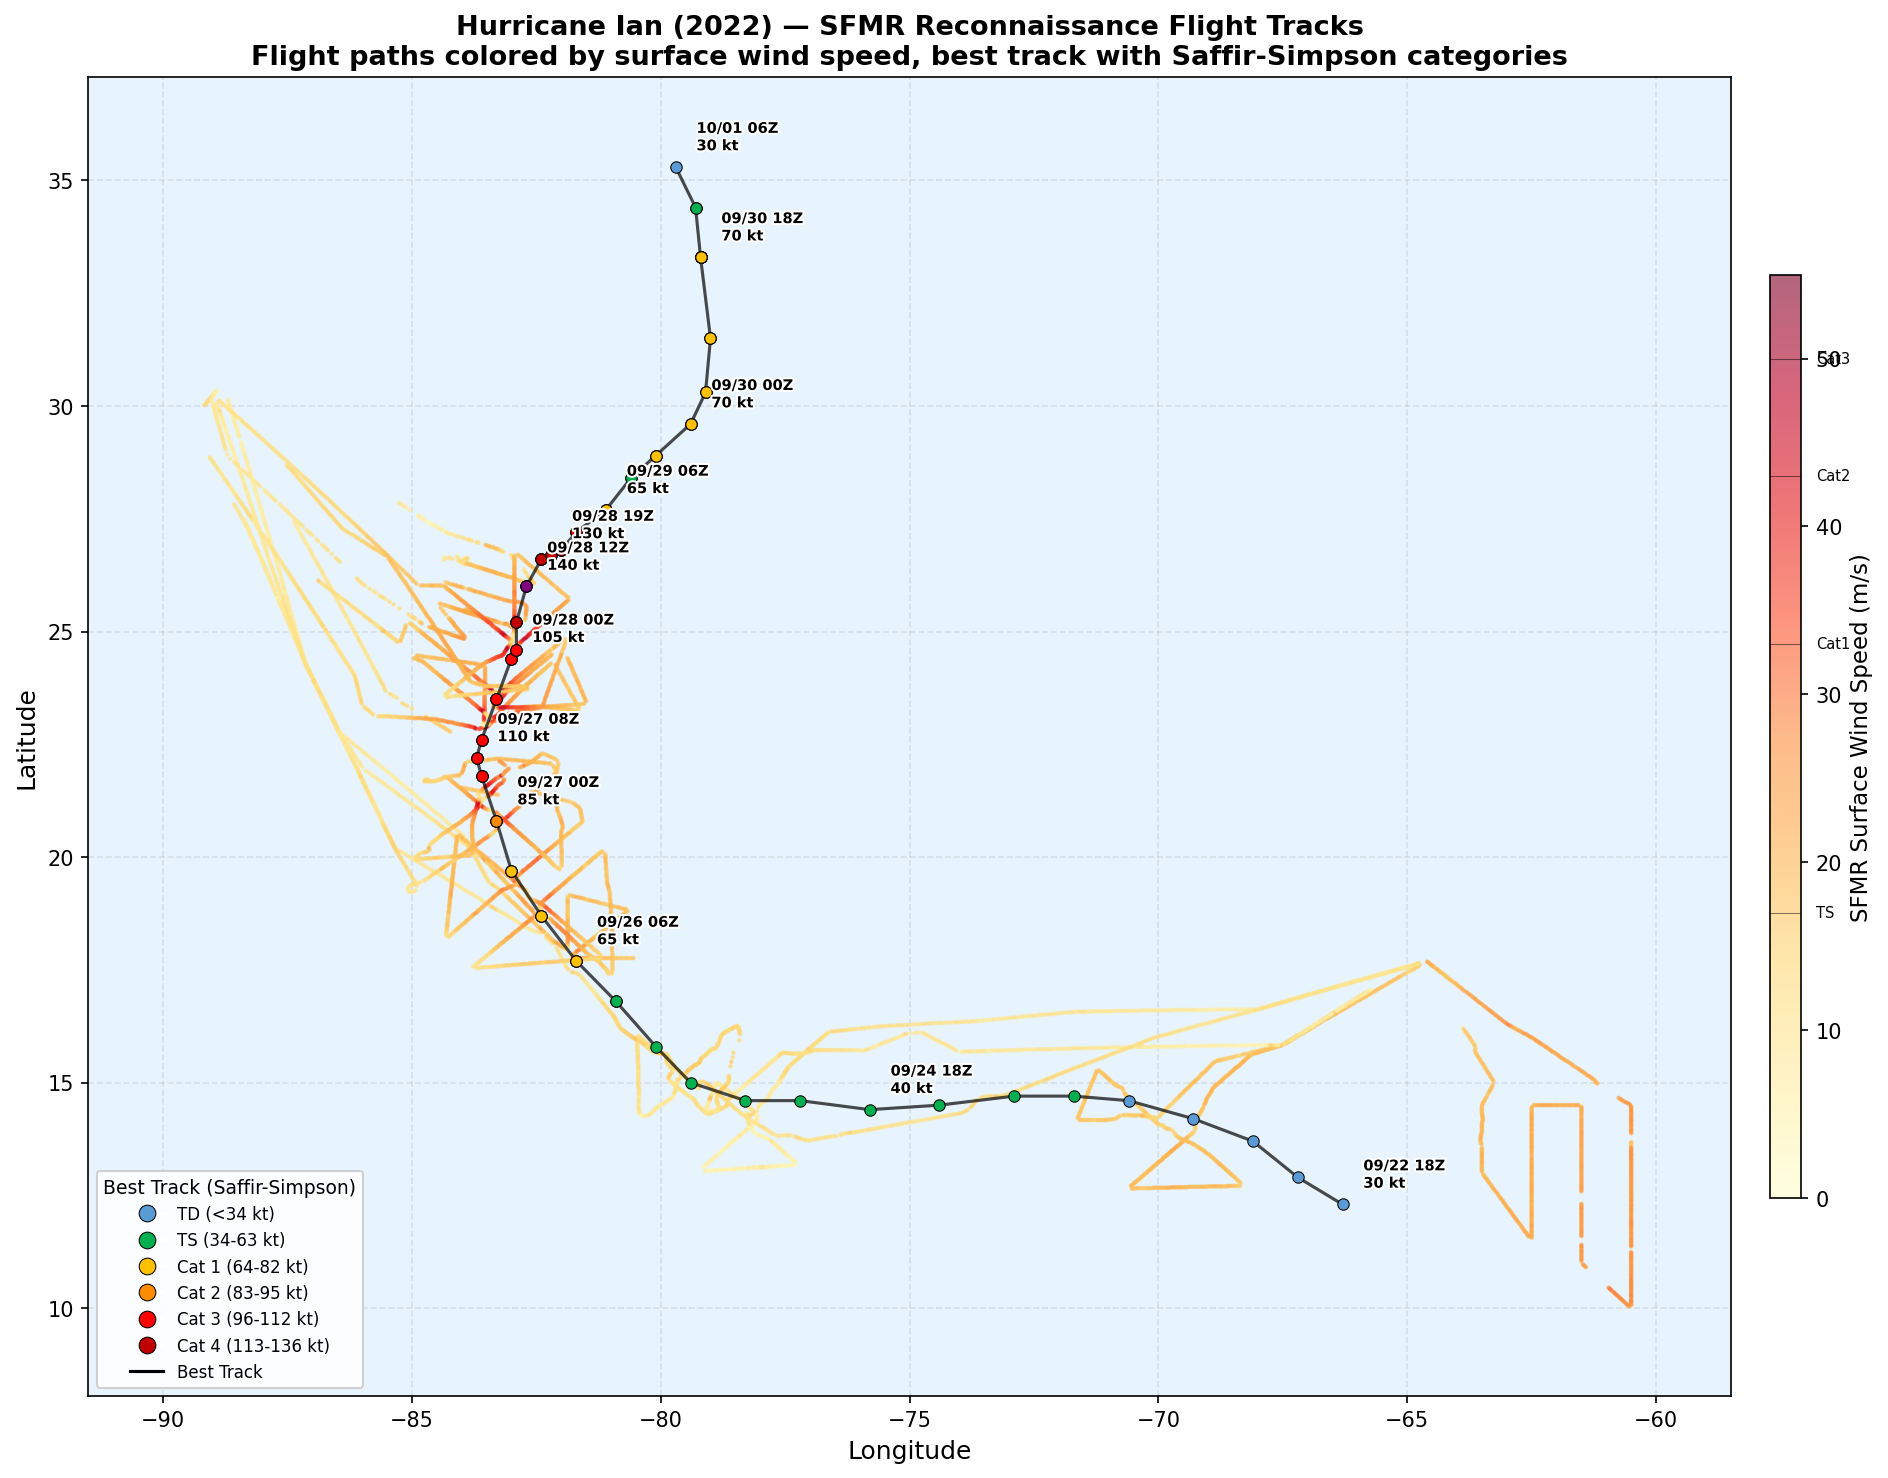

This figure's Python source:
"""Plot SFMR flight tracks for Hurricane Ian (2022) with best track overlay."""

import asyncio
import sys

sys.path.insert(0, "servers/recon-mcp/src")

import matplotlib
matplotlib.use("Agg")
import matplotlib.pyplot as plt
import matplotlib.cm as cm
import matplotlib.patheffects as pe
import numpy as np

from recon_mcp.client import ReconClient
from recon_mcp.utils import (
    cleanup_temp_file,
    parse_atcf_best_track,
    parse_directory_listing,
    parse_sfmr_netcdf,
)
from recon_mcp.tools.sfmr import _decode_sfmr_filename


async def fetch_data():
    """Download best track and SFMR flight data."""
    client = ReconClient()
    try:
        # Fetch best track
        print("Fetching best track for AL092022...")
        bdeck_text = await client.fetch_best_track("al", 9, 2022)
        track = parse_atcf_best_track(bdeck_text)
        print(f"  {len(track)} track points")

        # List SFMR files
        sfmr_url = client.build_sfmr_url(2022, "ian")
        html = await client.list_directory(sfmr_url)
        entries = parse_directory_listing(html)
        nc_files = [e for e in entries if e["filename"].endswith(".nc")]
        print(f"  {len(nc_files)} SFMR files found")

        flights = []
        for entry in nc_files[:10]:
            fname = entry["filename"]
            file_url = sfmr_url + fname
            tmp_path = None
            try:
                print(f"  Downloading {fname}...")
                tmp_path = await client.download_netcdf(file_url)
                sfmr_data = parse_sfmr_netcdf(tmp_path)
                info = _decode_sfmr_filename(fname)

                # Filter out NaN positions
                mask = ~(np.isnan(sfmr_data["lat"]) | np.isnan(sfmr_data["lon"]))
                lats = sfmr_data["lat"][mask]
                lons = sfmr_data["lon"][mask]
                sws = sfmr_data["sws"][mask]

                if len(lats) > 0:
                    date_str = info.get("date", "")
                    if date_str and len(date_str) == 8:
                        label = f"Sep {date_str[6:]} #{info.get('mission_seq', '')}"
                    else:
                        label = fname

                    flights.append({
                        "label": label,
                        "date": date_str,
                        "lat": lats,
                        "lon": lons,
                        "sws": sws,
                        "filename": fname,
                    })
            except Exception as e:
                print(f"    Error: {e}")
            finally:
                cleanup_temp_file(tmp_path)

        return track, flights
    finally:
        await client.close()


def saffir_simpson_color(wind_kt):
    """Return color based on Saffir-Simpson category (wind in knots)."""
    if wind_kt < 34:
        return "#5B9BD5"   # TD - blue
    elif wind_kt < 64:
        return "#00B050"   # TS - green
    elif wind_kt < 83:
        return "#FFC000"   # Cat 1 - yellow
    elif wind_kt < 96:
        return "#FF8C00"   # Cat 2 - orange
    elif wind_kt < 113:
        return "#FF0000"   # Cat 3 - red
    elif wind_kt < 137:
        return "#C00000"   # Cat 4 - dark red
    else:
        return "#800080"   # Cat 5 - purple


def plot_map(track, flights):
    """Create the flight tracks map with best track overlay."""
    fig, ax = plt.subplots(figsize=(14, 10))

    # --- Flight tracks colored by SFMR surface wind speed ---
    # Use a consistent colormap for wind speed across all flights
    vmin, vmax = 0, 55  # m/s range
    cmap = plt.cm.YlOrRd

    # Sort flights by date so later (stronger) flights plot on top
    flights.sort(key=lambda f: f["date"])
    colors_flight = cm.tab10(np.linspace(0, 1, len(flights)))

    for i, flight in enumerate(flights):
        # Subsample for performance (every 30th point = ~30s intervals)
        step = 30
        lats = flight["lat"][::step]
        lons = flight["lon"][::step]
        sws = flight["sws"][::step]

        sc = ax.scatter(lons, lats, c=sws, cmap=cmap, vmin=vmin, vmax=vmax,
                        s=1.5, alpha=0.6, zorder=2)

    # Colorbar for SFMR winds
    cbar = plt.colorbar(sc, ax=ax, shrink=0.7, pad=0.02, aspect=30)
    cbar.set_label("SFMR Surface Wind Speed (m/s)", fontsize=11)
    # Add category markers on colorbar
    for thresh, cat in [(17, "TS"), (33, "Cat1"), (43, "Cat2"), (50, "Cat3")]:
        cbar.ax.axhline(y=thresh, color="black", linewidth=0.5, alpha=0.5)
        cbar.ax.text(1.5, thresh, cat, fontsize=7, va="center", transform=cbar.ax.get_yaxis_transform())

    # --- Best track overlay ---
    track_lats = [p["lat"] for p in track]
    track_lons = [p["lon"] for p in track]
    track_winds = [p["max_wind_kt"] or 0 for p in track]

    # Draw track line
    ax.plot(track_lons, track_lats, color="black", linewidth=1.5, alpha=0.7,
            zorder=5, label="Best Track")

    # Plot track points colored by Saffir-Simpson category
    for j, pt in enumerate(track):
        wind = pt["max_wind_kt"] or 0
        color = saffir_simpson_color(wind)
        ax.scatter(pt["lon"], pt["lat"], c=color, s=30, edgecolors="black",
                   linewidth=0.5, zorder=6)

    # Label select track points with date/time
    label_indices = list(range(0, len(track), 8))  # Every 2 days roughly
    if (len(track) - 1) not in label_indices:
        label_indices.append(len(track) - 1)

    for j in label_indices:
        pt = track[j]
        dt = pt["datetime"]
        wind = pt["max_wind_kt"] or 0
        label_text = f"{dt.strftime('%m/%d %HZ')}\n{wind} kt"
        ax.annotate(label_text, (pt["lon"], pt["lat"]),
                    textcoords="offset points", xytext=(10, 8),
                    fontsize=7, fontweight="bold",
                    path_effects=[pe.withStroke(linewidth=2, foreground="white")],
                    zorder=7)

    # --- Landmass outline (simple lat/lon grid) ---
    ax.set_facecolor("#E8F4FD")

    # Set map extent to cover Ian's track + flight area
    all_lats = track_lats.copy()
    all_lons = track_lons.copy()
    for f in flights:
        all_lats.extend(f["lat"][::100].tolist())
        all_lons.extend(f["lon"][::100].tolist())

    lat_margin = 2
    lon_margin = 2
    ax.set_xlim(min(all_lons) - lon_margin, max(all_lons) + lon_margin)
    ax.set_ylim(min(all_lats) - lat_margin, max(all_lats) + lat_margin)

    # Grid
    ax.grid(True, alpha=0.3, linestyle="--")
    ax.set_xlabel("Longitude", fontsize=12)
    ax.set_ylabel("Latitude", fontsize=12)

    # --- Legend for Saffir-Simpson categories ---
    from matplotlib.lines import Line2D
    legend_elements = [
        Line2D([0], [0], marker="o", color="w", markerfacecolor="#5B9BD5",
               markersize=8, markeredgecolor="k", markeredgewidth=0.5, label="TD (<34 kt)"),
        Line2D([0], [0], marker="o", color="w", markerfacecolor="#00B050",
               markersize=8, markeredgecolor="k", markeredgewidth=0.5, label="TS (34-63 kt)"),
        Line2D([0], [0], marker="o", color="w", markerfacecolor="#FFC000",
               markersize=8, markeredgecolor="k", markeredgewidth=0.5, label="Cat 1 (64-82 kt)"),
        Line2D([0], [0], marker="o", color="w", markerfacecolor="#FF8C00",
               markersize=8, markeredgecolor="k", markeredgewidth=0.5, label="Cat 2 (83-95 kt)"),
        Line2D([0], [0], marker="o", color="w", markerfacecolor="#FF0000",
               markersize=8, markeredgecolor="k", markeredgewidth=0.5, label="Cat 3 (96-112 kt)"),
        Line2D([0], [0], marker="o", color="w", markerfacecolor="#C00000",
               markersize=8, markeredgecolor="k", markeredgewidth=0.5, label="Cat 4 (113-136 kt)"),
        Line2D([0], [0], color="black", linewidth=1.5, label="Best Track"),
    ]
    ax.legend(handles=legend_elements, loc="lower left", fontsize=8,
              title="Best Track (Saffir-Simpson)", title_fontsize=9,
              framealpha=0.9)

    # Title
    ax.set_title(
        "Hurricane Ian (2022) — SFMR Reconnaissance Flight Tracks\n"
        "Flight paths colored by surface wind speed, best track with Saffir-Simpson categories",
        fontsize=13, fontweight="bold"
    )

    plt.tight_layout()
    outpath = "ian_flight_tracks_map.png"
    plt.savefig(outpath, dpi=150, bbox_inches="tight", facecolor="white")
    print(f"\nSaved: {outpath}")
    plt.close()


if __name__ == "__main__":
    track, flights = asyncio.run(fetch_data())
    print(f"\n{len(flights)} flights with valid data")
    plot_map(track, flights)
